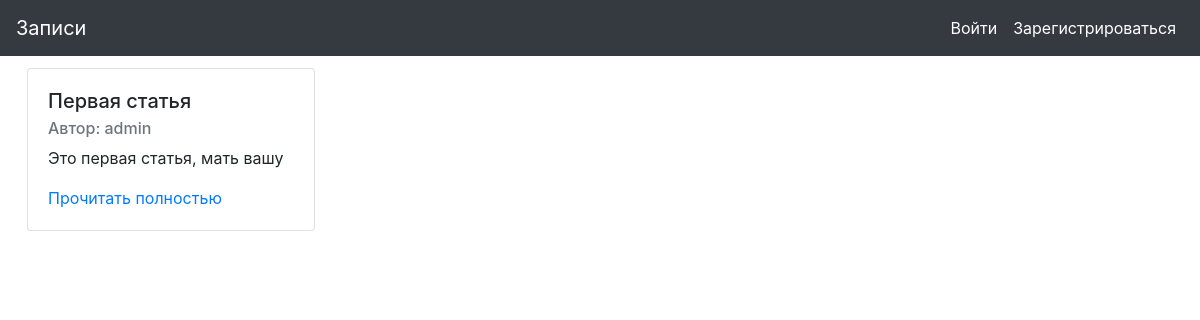
Before: / with the older database file.
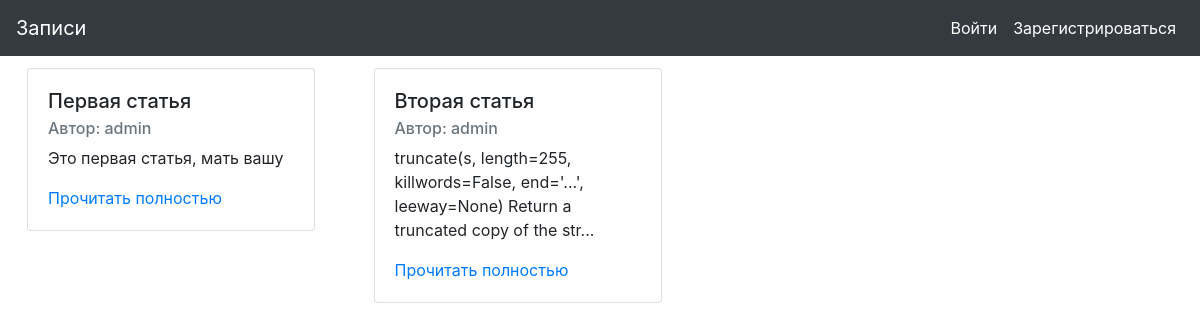
After: the same page with the newer database file.
### website/models.py (models this page shows, shortened)
class Posts(db.Model):
    id = db.Column(db.Integer, primary_key = True)
    title = db.Column(db.String(20), nullable = False)
    text = db.Column(db.String(255), nullable = False)
    author_name = db.Column(db.String(20), nullable = False)
    author_id = db.Column(db.Integer, nullable = False)

### website/routes.py (the view)
@app.route('/')
def home():
    conn = sqlite3.connect('website/site.db')
    c = conn.cursor()
    c.execute('SELECT * FROM posts')
    all_rows = c.fetchall()
    return render_template('home.html', all_rows=all_rows)

### website/templates/home.html
{% extends "layout.html" %}
{% block content %}
{% for data in all_rows %}
<div class="card-deck d-inline-block", style="margin: 1%;">
	<div class="card" style="width: 18rem;">
	  <div class="card-body">
	    <h5 class="card-title">{{ data[1] }}</h5>
	    <h6 class="card-subtitle mb-2 text-muted">Автор: {{ data[3] }}</h6>
	    {% if data[2]|length > 100 %}
	    	<p class="card-text"> {{ data[2][0:100:1] }}...</p>
	    {% else %}
	    	<p class="card-text"> {{ data[2] }}</p>
	    {% endif %}
	    <a href="/post/{{ data[0] }}" class="card-link">Прочитать полностью</a>
	  </div>
	</div>
</div>
{% endfor %}
{% endblock %}

### website/templates/layout.html (shortened to what this page needs)
<link rel="stylesheet" type="text/css" href="{{ url_for('static', filename='style.css') }}">
<link rel="stylesheet" href="https://stackpath.bootstrapcdn.com/bootstrap/4.1.3/css/bootstrap.min.css">
	<nav class="navbar navbar-expand-lg navbar-light bg-dark ml-auto">
		<a class="navbar-brand" style="color: white" href="{{ url_for('home')}}">Записи</a>
		<ul class="navbar-nav ml-auto">
			{% if current_user.is_authenticated %}
				<a class="nav-link" href="{{ url_for('add') }}" style="color: white">Добавить</a>
				<a class="nav-link" href="{{ url_for('logout') }}" style="color: white">Выйти</a>
			{% else %}
				<a class="nav-link" href="{{ url_for('login') }}" style="color: white" >Войти</a>
				<a class="nav-link" href="{{ url_for('registration') }}" style="color: white">Зарегистрироваться</a>
			{% endif %}
		</ul>
	</nav>
{% block content %} {% endblock %}

Changed rows visible on the page:
added Posts: title "Вторая статья", author_name "admin", text "truncate(s, length=255, killwords=False, end='...', leeway=None) Return a truncated copy of the str"
